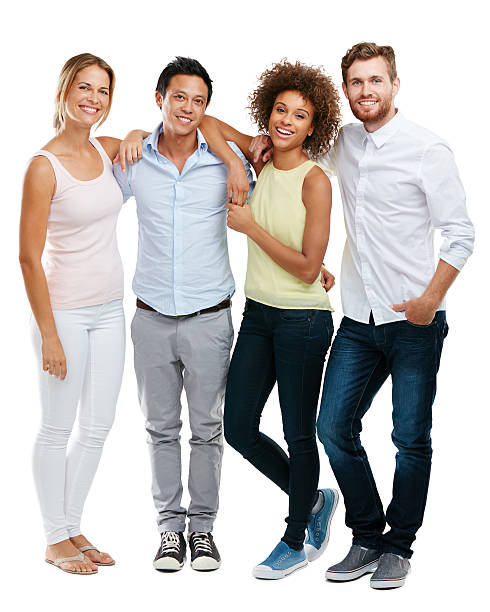
#> input picture General ordner/main_image/istockphoto-610654220-612x612.jpg, 490 x 612 px
$ python -i camera_mixin.py   (imports and definitions only)
#> lines starting #> are read from the running program, lines starting #| are printed output that depends on the picture
"""
gui/mixins/camera_mixin.py
---------------------------
Mixin für Kamera-Preview und Gesichtserkennung im Vorschaubild.

Zuständigkeiten:
- on_camera_frame: Live-Kamerabild empfangen, Gesichter erkennen und anzeigen
- _filter_preview_faces: Haar-Cascade-Ergebnisse bereinigen (Duplikate, Seitengesichter)
- _freeze_camera_preview: Kamerabild einfrieren wenn Foto aufgenommen wurde

Technischer Hinweis:
    Die Gesichtserkennung im Preview nutzt absichtlich Haar-Cascades (nicht YOLO),
    weil sie im GUI-Thread schneller ist und nur für die visuelle Bounding-Box-Anzeige
    gebraucht wird. YOLO läuft separat im YOLOWorker-Thread für die eigentliche Erkennung.

Benötigte self-Attribute (in ScalingAkteGUI.__init__ gesetzt):
    camera_pixmap_item, _face_cascade, _face_detect_interval_ms
    _last_face_detect_ms, _last_faces, _face_detection_scale
    _cam_display_w, _cam_display_h, _last_camera_preview_pixmap
    _live_deepface_svc, _is_open, is_animating, loading_active
    current_language

Autor: Lukas Käuper (Kamera-Integration), Florian Hoeft (Bug-Fixes)
"""

import time
import cv2

from PyQt6.QtCore import Qt, pyqtSlot
from PyQt6.QtGui import QPixmap, QImage, QColor


# [183 lines that did not run here, left out]

>>> import cv2
>>> picture = cv2.imread('../../General ordner/main_image/istockphoto-610654220-612x612.jpg', cv2.IMREAD_GRAYSCALE)
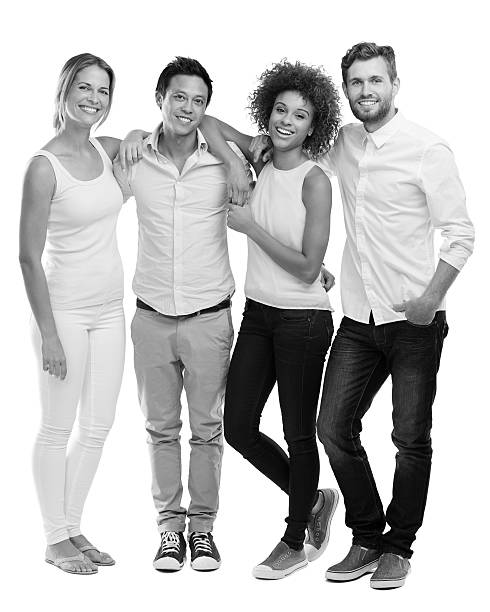
#> picture: shape (612, 490); min 0, max 255, mean 192.1
#> (the run stopped early here; a loop or call above may not have finished)
